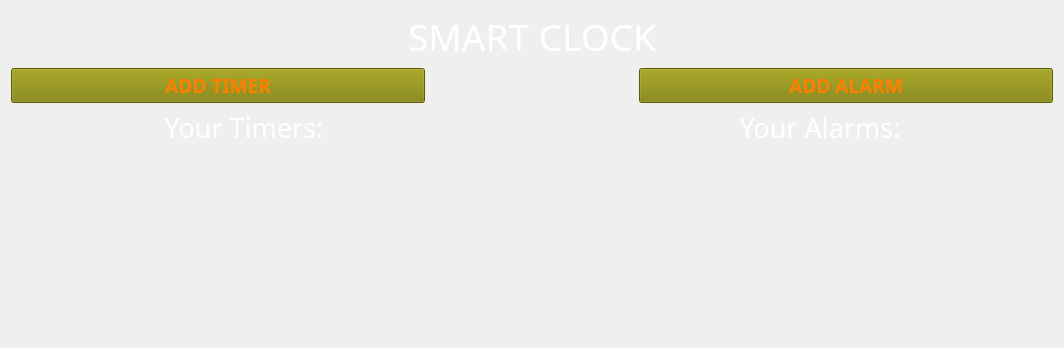
<?xml version="1.0" encoding="UTF-8"?>
<ui version="4.0">
 <class>MainWindow</class>
 <widget class="QMainWindow" name="MainWindow">
  <property name="geometry">
   <rect>
    <x>0</x>
    <y>0</y>
    <width>1064</width>
    <height>348</height>
   </rect>
  </property>
  <property name="windowTitle">
   <string>MainWindow</string>
  </property>
  <property name="styleSheet">
   <string notr="true">background: #373535;
QMessageBox {
    background-color: rgb(51, 51, 51);
};
</string>
  </property>
  <widget class="QWidget" name="centralWidget">
   <layout class="QVBoxLayout" name="verticalLayout_4">
    <item>
     <layout class="QVBoxLayout" name="verticalLayout">
      <item>
       <widget class="QLabel" name="title">
        <property name="font">
         <font>
          <family>Agency FB</family>
          <pointsize>28</pointsize>
         </font>
        </property>
        <property name="styleSheet">
         <string notr="true">align: center;
color: white
</string>
        </property>
        <property name="text">
         <string>SMART CLOCK</string>
        </property>
        <property name="alignment">
         <set>Qt::AlignCenter</set>
        </property>
       </widget>
      </item>
      <item>
       <layout class="QHBoxLayout" name="horizontalLayout" stretch="40,20,40">
        <property name="sizeConstraint">
         <enum>QLayout::SetMinAndMaxSize</enum>
        </property>
        <property name="bottomMargin">
         <number>0</number>
        </property>
        <item>
         <widget class="QPushButton" name="add_timer_btn">
          <property name="font">
           <font>
            <family>Segoe UI Light</family>
            <pointsize>14</pointsize>
            <weight>75</weight>
            <bold>true</bold>
           </font>
          </property>
          <property name="styleSheet">
           <string notr="true">background: #808000;
color:  #FF8000;
</string>
          </property>
          <property name="text">
           <string>ADD TIMER</string>
          </property>
         </widget>
        </item>
        <item>
         <spacer name="horizontalSpacer">
          <property name="orientation">
           <enum>Qt::Horizontal</enum>
          </property>
          <property name="sizeHint" stdset="0">
           <size>
            <width>30</width>
            <height>20</height>
           </size>
          </property>
         </spacer>
        </item>
        <item>
         <widget class="QPushButton" name="add_alarm_btn">
          <property name="font">
           <font>
            <family>Segoe UI Light</family>
            <pointsize>14</pointsize>
            <weight>75</weight>
            <bold>true</bold>
           </font>
          </property>
          <property name="styleSheet">
           <string notr="true">background: 	#808000;
color: #FF8000;
</string>
          </property>
          <property name="text">
           <string>ADD ALARM</string>
          </property>
         </widget>
        </item>
       </layout>
      </item>
      <item>
       <layout class="QHBoxLayout" name="horizontalLayout_2" stretch="45,10,45">
        <item>
         <widget class="QLabel" name="label">
          <property name="font">
           <font>
            <family>Agency FB</family>
            <pointsize>20</pointsize>
           </font>
          </property>
          <property name="styleSheet">
           <string notr="true">color: white;</string>
          </property>
          <property name="text">
           <string>Your Timers:</string>
          </property>
          <property name="alignment">
           <set>Qt::AlignCenter</set>
          </property>
         </widget>
        </item>
        <item>
         <spacer name="horizontalSpacer_2">
          <property name="orientation">
           <enum>Qt::Horizontal</enum>
          </property>
          <property name="sizeHint" stdset="0">
           <size>
            <width>40</width>
            <height>20</height>
           </size>
          </property>
         </spacer>
        </item>
        <item>
         <widget class="QLabel" name="label_2">
          <property name="font">
           <font>
            <family>Agency FB</family>
            <pointsize>20</pointsize>
           </font>
          </property>
          <property name="styleSheet">
           <string notr="true">color: white;</string>
          </property>
          <property name="text">
           <string>Your Alarms:</string>
          </property>
          <property name="alignment">
           <set>Qt::AlignCenter</set>
          </property>
         </widget>
        </item>
       </layout>
      </item>
     </layout>
    </item>
    <item>
     <layout class="QHBoxLayout" name="horizontalLayout_3" stretch="40,0,40">
      <item>
       <layout class="QVBoxLayout" name="verticalLayout_3">
        <item>
         <layout class="QVBoxLayout" name="timer_Layout"/>
        </item>
        <item>
         <spacer name="verticalSpacer_2">
          <property name="orientation">
           <enum>Qt::Vertical</enum>
          </property>
          <property name="sizeHint" stdset="0">
           <size>
            <width>20</width>
            <height>40</height>
           </size>
          </property>
         </spacer>
        </item>
       </layout>
      </item>
      <item>
       <spacer name="horizontalSpacer_3">
        <property name="orientation">
         <enum>Qt::Horizontal</enum>
        </property>
        <property name="sizeHint" stdset="0">
         <size>
          <width>40</width>
          <height>20</height>
         </size>
        </property>
       </spacer>
      </item>
      <item>
       <layout class="QVBoxLayout" name="verticalLayout_2">
        <item>
         <layout class="QVBoxLayout" name="alarm_Layout"/>
        </item>
        <item>
         <spacer name="verticalSpacer">
          <property name="orientation">
           <enum>Qt::Vertical</enum>
          </property>
          <property name="sizeHint" stdset="0">
           <size>
            <width>20</width>
            <height>40</height>
           </size>
          </property>
         </spacer>
        </item>
       </layout>
      </item>
     </layout>
    </item>
   </layout>
  </widget>
 </widget>
 <layoutdefault spacing="6" margin="11"/>
 <resources/>
 <connections/>
</ui>
